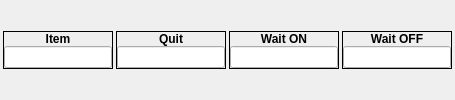
              <widget class="QWidget" name="widget_36" native="true">
               <layout class="QHBoxLayout" name="horizontalLayout_15">
                <property name="spacing">
                 <number>3</number>
                </property>
                <property name="leftMargin">
                 <number>3</number>
                </property>
                <property name="topMargin">
                 <number>0</number>
                </property>
                <property name="rightMargin">
                 <number>3</number>
                </property>
                <property name="bottomMargin">
                 <number>0</number>
                </property>
                <item>
                 <widget class="QFrame" name="gbCommandMessage_Item">
                  <property name="sizePolicy">
                   <sizepolicy hsizetype="Preferred" vsizetype="Fixed">
                    <horstretch>0</horstretch>
                    <verstretch>0</verstretch>
                   </sizepolicy>
                  </property>
                  <property name="minimumSize">
                   <size>
                    <width>0</width>
                    <height>38</height>
                   </size>
                  </property>
                  <property name="maximumSize">
                   <size>
                    <width>16777215</width>
                    <height>38</height>
                   </size>
                  </property>
                  <property name="frameShape">
                   <enum>QFrame::Box</enum>
                  </property>
                  <layout class="QVBoxLayout" name="verticalLayout_92">
                   <property name="spacing">
                    <number>0</number>
                   </property>
                   <property name="margin">
                    <number>0</number>
                   </property>
                   <item>
                    <widget class="QLabel" name="label_84">
                     <property name="sizePolicy">
                      <sizepolicy hsizetype="Preferred" vsizetype="Fixed">
                       <horstretch>0</horstretch>
                       <verstretch>0</verstretch>
                      </sizepolicy>
                     </property>
                     <property name="font">
                      <font>
                       <weight>75</weight>
                       <bold>true</bold>
                      </font>
                     </property>
                     <property name="text">
                      <string>Item</string>
                     </property>
                     <property name="alignment">
                      <set>Qt::AlignCenter</set>
                     </property>
                    </widget>
                   </item>
                   <item>
                    <widget class="QLineEdit" name="leCmdItem"/>
                   </item>
                  </layout>
                 </widget>
                </item>
                <item>
                 <widget class="QFrame" name="gbCommandMessage_Quit">
                  <property name="sizePolicy">
                   <sizepolicy hsizetype="Preferred" vsizetype="Fixed">
                    <horstretch>0</horstretch>
                    <verstretch>0</verstretch>
                   </sizepolicy>
                  </property>
                  <property name="minimumSize">
                   <size>
                    <width>0</width>
                    <height>38</height>
                   </size>
                  </property>
                  <property name="maximumSize">
                   <size>
                    <width>16777215</width>
                    <height>38</height>
                   </size>
                  </property>
                  <property name="frameShape">
                   <enum>QFrame::Box</enum>
                  </property>
                  <layout class="QVBoxLayout" name="verticalLayout_93">
                   <property name="spacing">
                    <number>0</number>
                   </property>
                   <property name="margin">
                    <number>0</number>
                   </property>
                   <item>
                    <widget class="QLabel" name="label_85">
                     <property name="sizePolicy">
                      <sizepolicy hsizetype="Preferred" vsizetype="Fixed">
                       <horstretch>0</horstretch>
                       <verstretch>0</verstretch>
                      </sizepolicy>
                     </property>
                     <property name="font">
                      <font>
                       <weight>75</weight>
                       <bold>true</bold>
                      </font>
                     </property>
                     <property name="text">
                      <string>Quit</string>
                     </property>
                     <property name="alignment">
                      <set>Qt::AlignCenter</set>
                     </property>
                    </widget>
                   </item>
                   <item>
                    <widget class="QLineEdit" name="leCmdQuit"/>
                   </item>
                  </layout>
                 </widget>
                </item>
                <item>
                 <widget class="QFrame" name="gbCommandMessage_WaitON">
                  <property name="sizePolicy">
                   <sizepolicy hsizetype="Preferred" vsizetype="Fixed">
                    <horstretch>0</horstretch>
                    <verstretch>0</verstretch>
                   </sizepolicy>
                  </property>
                  <property name="minimumSize">
                   <size>
                    <width>0</width>
                    <height>38</height>
                   </size>
                  </property>
                  <property name="maximumSize">
                   <size>
                    <width>16777215</width>
                    <height>38</height>
                   </size>
                  </property>
                  <property name="frameShape">
                   <enum>QFrame::Box</enum>
                  </property>
                  <layout class="QVBoxLayout" name="verticalLayout_94">
                   <property name="spacing">
                    <number>0</number>
                   </property>
                   <property name="margin">
                    <number>0</number>
                   </property>
                   <item>
                    <widget class="QLabel" name="label_86">
                     <property name="sizePolicy">
                      <sizepolicy hsizetype="Preferred" vsizetype="Fixed">
                       <horstretch>0</horstretch>
                       <verstretch>0</verstretch>
                      </sizepolicy>
                     </property>
                     <property name="font">
                      <font>
                       <weight>75</weight>
                       <bold>true</bold>
                      </font>
                     </property>
                     <property name="text">
                      <string>Wait ON</string>
                     </property>
                     <property name="alignment">
                      <set>Qt::AlignCenter</set>
                     </property>
                    </widget>
                   </item>
                   <item>
                    <widget class="QLineEdit" name="leCmdWaitON"/>
                   </item>
                  </layout>
                 </widget>
                </item>
                <item>
                 <widget class="QFrame" name="gbCommandMessage_WaitOFF">
                  <property name="sizePolicy">
                   <sizepolicy hsizetype="Preferred" vsizetype="Fixed">
                    <horstretch>0</horstretch>
                    <verstretch>0</verstretch>
                   </sizepolicy>
                  </property>
                  <property name="minimumSize">
                   <size>
                    <width>0</width>
                    <height>38</height>
                   </size>
                  </property>
                  <property name="maximumSize">
                   <size>
                    <width>16777215</width>
                    <height>38</height>
                   </size>
                  </property>
                  <property name="frameShape">
                   <enum>QFrame::Box</enum>
                  </property>
                  <layout class="QVBoxLayout" name="verticalLayout_95">
                   <property name="spacing">
                    <number>0</number>
                   </property>
                   <property name="margin">
                    <number>0</number>
                   </property>
                   <item>
                    <widget class="QLabel" name="label_87">
                     <property name="sizePolicy">
                      <sizepolicy hsizetype="Preferred" vsizetype="Fixed">
                       <horstretch>0</horstretch>
                       <verstretch>0</verstretch>
                      </sizepolicy>
                     </property>
                     <property name="font">
                      <font>
                       <weight>75</weight>
                       <bold>true</bold>
                      </font>
                     </property>
                     <property name="text">
                      <string>Wait OFF</string>
                     </property>
                     <property name="alignment">
                      <set>Qt::AlignCenter</set>
                     </property>
                    </widget>
                   </item>
                   <item>
                    <widget class="QLineEdit" name="leCmdWaitOFF"/>
                   </item>
                  </layout>
                 </widget>
                </item>
               </layout>
              </widget>
